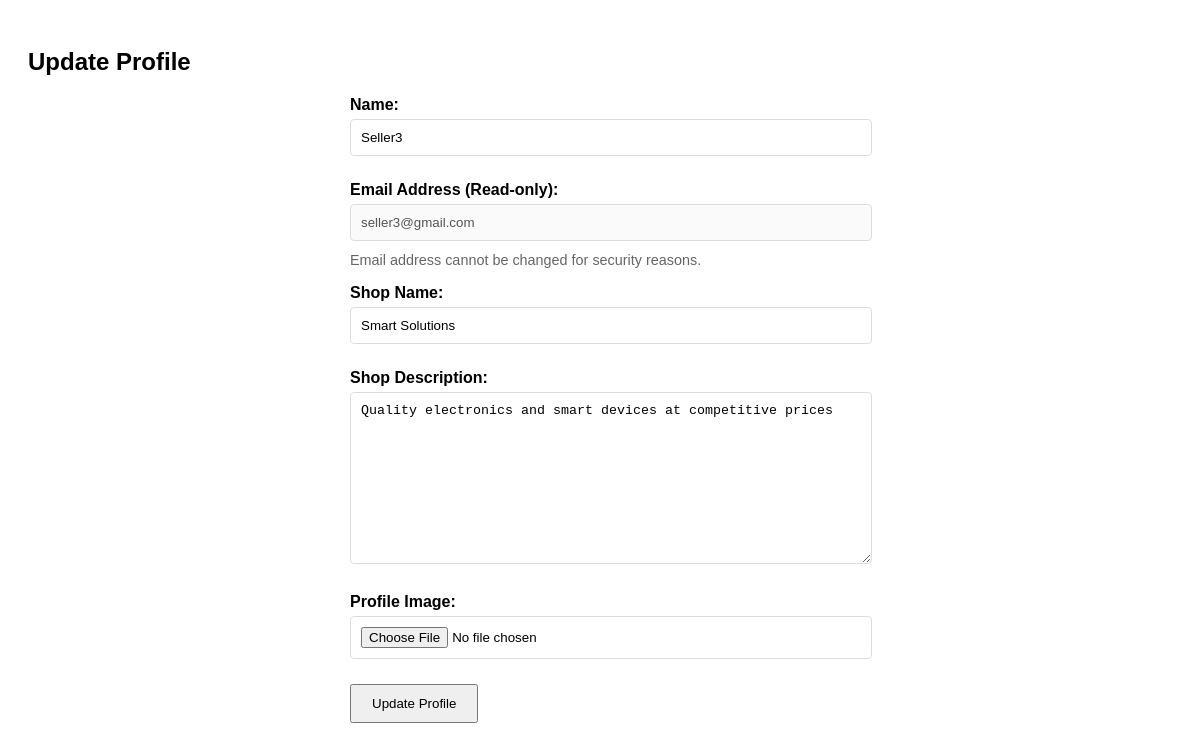
The page /profile/update/ (signed in) on the database its author committed.
### seller/models.py (models this page shows, shortened)
class Seller(models.Model):
    user = models.OneToOneField(User, on_delete=models.CASCADE, null=True, blank=True)
    name = models.CharField(max_length=100)
    email = models.EmailField(unique=True)
    shop_name = models.CharField(max_length=100)
    shop_description = models.TextField(null=True, blank=True)
    address = models.TextField(null=True, blank=True)  # Business address field
    image = models.BinaryField(blank=True, null=True, editable=True)  # Storing image as binary data (BLOB)
    rating = models.FloatField(null=True, blank=True)
    created_at = models.DateTimeField(default=timezone.now)
    updated_at = models.DateTimeField(auto_now=True)
    stripe_account_id = models.CharField(max_length=255, blank=True, null=True)
    def get_image_base64(self):
        if self.image:
            return base64.b64encode(self.image).decode('utf-8')
        return None
    image_data = property(get_image_base64)

### seller/views.py (the view)
# urls.py: path('profile/update/', views.update_seller_view, name='seller_update'),
@login_required
def update_seller_view(request):
    seller = get_object_or_404(Seller, user=request.user)
    if request.method == 'POST':
        form = SellerUpdateForm(request.POST, request.FILES, instance=seller)
        if form.is_valid():
            seller = form.save()  # Let the form handle image upload
            seller.updated_at = timezone.now()
            seller.save()
            messages.success(request, 'Seller profile updated successfully.')
            return redirect('sellers:seller_profile')
    else:
        form = SellerUpdateForm(instance=seller)
    return render(request, 'seller/seller_update.html', {'form': form})

### seller/forms.py (shortened to what this page needs)
class SellerUpdateForm(forms.ModelForm):
    image = forms.FileField(required=False)
    email = forms.EmailField(disabled=True, required=False)  # Make email read-only
    class Meta:
        model = Seller
        fields = ['name', 'email', 'shop_name', 'shop_description', 'address', 'image']

### buyer/context_processors.py (called while the page is built, shortened)
def user_sidebar_data(request):
    context = {
        'user_type': None,
        'buyer': None,
        'seller': None,
        'image_base64': None
    }
    if hasattr(request, 'user') and request.user.is_authenticated:
        try:
            buyer = Buyer.objects.filter(email=request.user.email).first()
        except Buyer.DoesNotExist:
            pass
        try:
            seller = Seller.objects.filter(email=request.user.email).first()
            if seller:
                context.update({
                    'user_type': 'seller',
                    'seller': seller,
                    'image_base64': seller.get_image_base64() if seller.image else None
                })
                return context
        except Seller.DoesNotExist:
            pass
    return context

### seller/templates/seller/seller_update.html (shortened to what this page needs)
<!DOCTYPE html>
<html lang="en">
<head>
</head>
<body>
  <h2>Update Profile</h2>
  <form method="POST" enctype="multipart/form-data">
    <div class="form-group">
      <label for="{{ form.name.id_for_label }}">Name:</label>
      {{ form.name }}
    </div>
    <div class="form-group">
      <label for="{{ form.email.id_for_label }}">Email Address (Read-only):</label>
      {{ form.email }}
      <small style="color: #666; font-size: 0.9rem;">Email address cannot be changed for security reasons.</small>
    </div>
    <div class="form-group">
      <label for="{{ form.shop_name.id_for_label }}">Shop Name:</label>
      {{ form.shop_name }}
    </div>
    <div class="form-group">
      <label for="{{ form.shop_description.id_for_label }}">Shop Description:</label>
      {{ form.shop_description }}
    </div>
    <div class="form-group">
      <label for="{{ form.image.id_for_label }}">Profile Image:</label>
      {{ form.image }}
    </div>
    <button type="submit">Update Profile</button>
  </form>
</body>
</html>

### seller/templates/seller/seller_update.html (style rules this page uses)
body { font-family: Arial; padding: 20px; }
form { max-width: 500px; margin: auto; }
input, textarea { width: 100%; padding: 10px; margin-bottom: 10px; }
button { padding: 10px 20px; }
.form-group { margin-bottom: 15px; }
.form-group label { display: block; margin-bottom: 5px; font-weight: bold; }
.form-group input, .form-group textarea { width: 100%; padding: 10px; border: 1px solid #ddd; border-radius: 4px; }

### rows shown on the page
Seller: name "Seller3", email "seller3@gmail.com", shop_name "Smart Solutions", shop_description "Quality electronics and smart devices at competitive prices"
